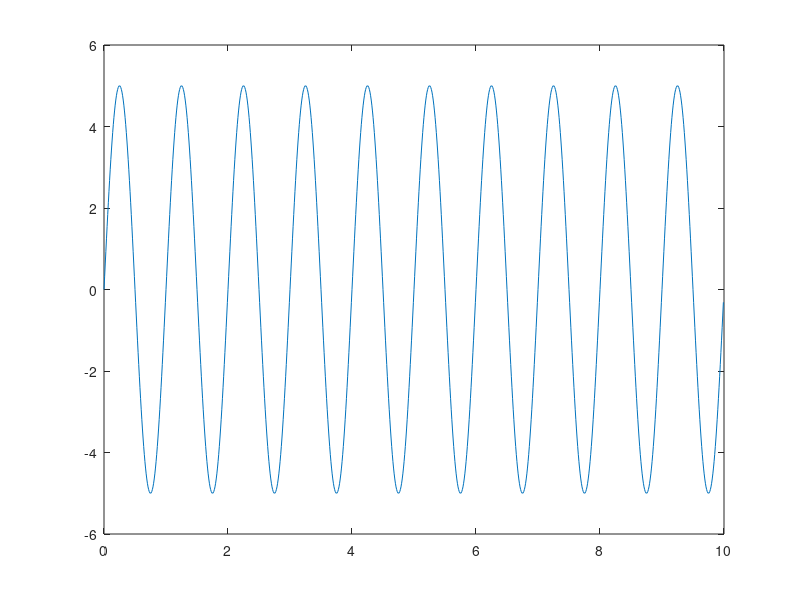
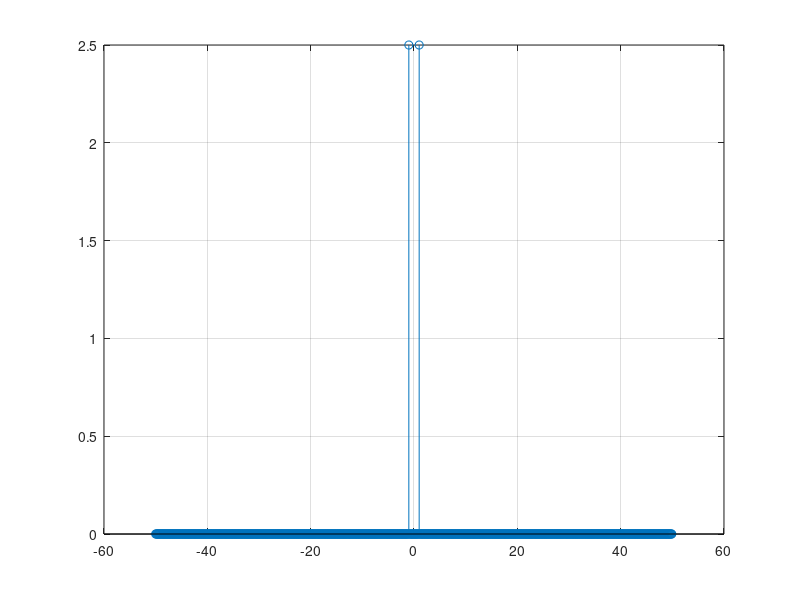

Write MATLAB code to recreate these figures, in order.
close all;
n  = 1000;
fa = 100;
dt = 1/fa;
t  = 0:dt:(n-1)*dt;

x  = 5*sin(2*pi*t);

plot(t, x);

spec = fftshift(fft(x));
spec = abs(spec)/n;

df = fa/n;
f = -fa/2:df:fa/2-df;
figure;
stem(f, spec); grid